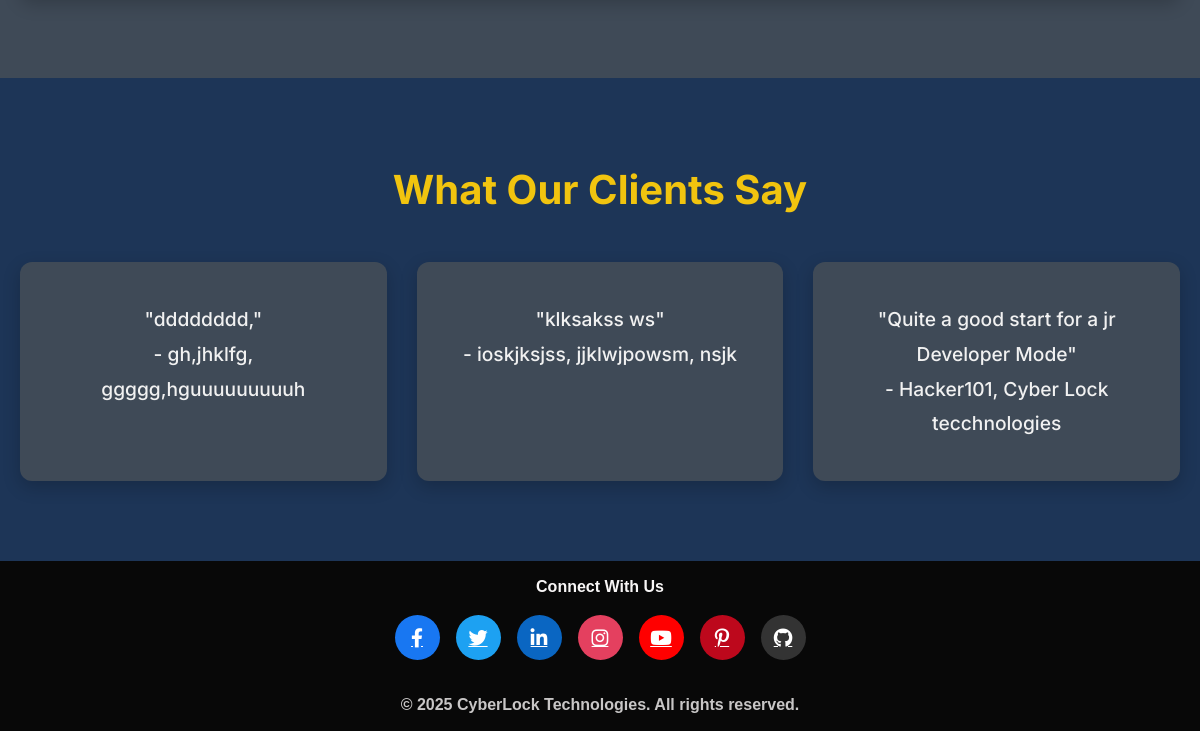
The app's page / (lower part), older data.
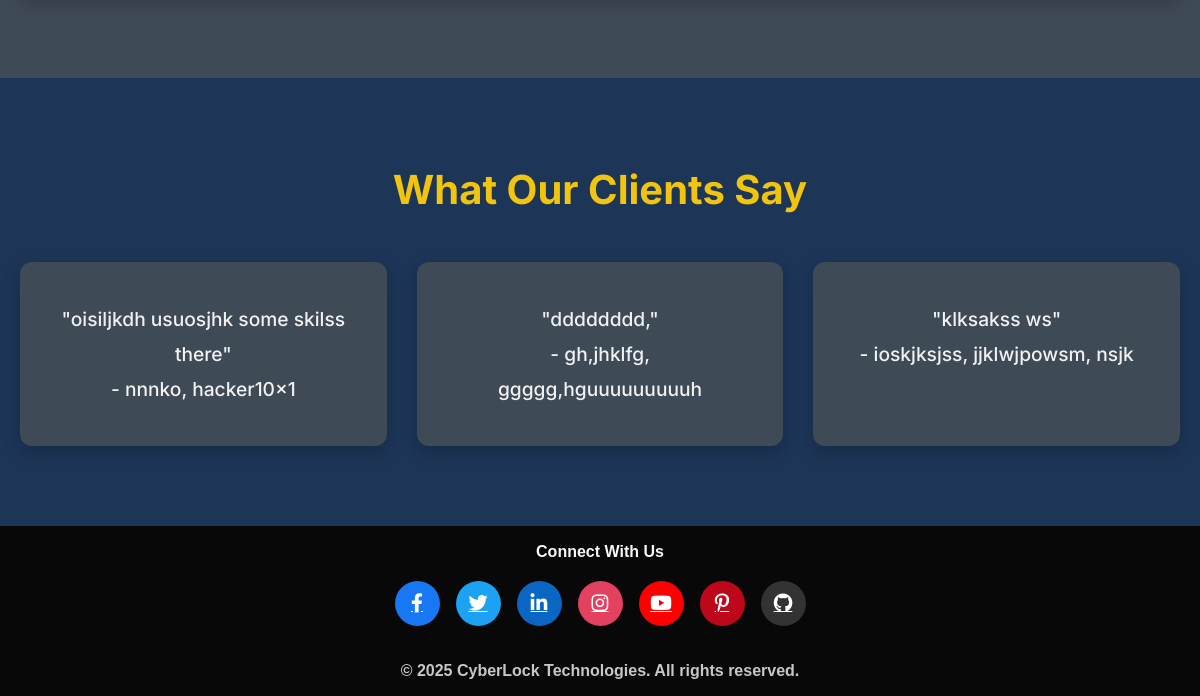
The same page, newer data.
### coreapp/models.py (models this page shows, shortened)
class Testimonial(models.Model):
    name = models.CharField(max_length=100)
    company = models.CharField(max_length=100, blank=True)
    feedback = models.TextField()
    rating = models.PositiveIntegerField()  # Rating from 1 to 5
    profile_picture = models.ImageField(upload_to='testimonial_pictures/', blank=True)
    published_date = models.DateField(auto_now_add=True)
    class Meta:
        ordering = ['-published_date']
        verbose_name = "Testimonial"
        verbose_name_plural = "Testimonials"

### coreapp/views.py (the view)
# urls.py: path('', views.home, name='home'),
def home(request):
    services = Service.objects.filter(is_active=True)[:4]  # Get the latest 3 services
    projects = Project.objects.all()[:4]  # Get the latest 3 projects
    blog_posts = BlogPost.objects.all().order_by('-published_date')[:4]  # Get the latest 3 blog posts
    testimonials = Testimonial.objects.all()[:3]  # Get the latest 3 testimonials
    context = {
        'services': services,
        'projects': projects,
        'blog_posts': blog_posts,
        'testimonials': testimonials,
    }
    return render(request, 'home.html', context)

### templates/home.html (shortened to what this page needs)
{% extends "base.html" %}
{% load static %}
{% block content %}
<head>
    <link rel="stylesheet" href="{% static 'css/home.css' %}">
    <link href="https://cdn.jsdelivr.net/npm/bootstrap-icons/font/bootstrap-icons.css" rel="stylesheet">
</head>
<section class="portfolio">
    <div class="container">
        <div class="row">
            {% for project in projects %}
                <div class="card">
                    <div class="card-body">
                        <p class="card-text">{{ project.description|safe|truncatewords:30 }}</p>
                    </div>
                </div>
            {% endfor %}
        </div>
    </div>
</section>
<section class="blog">
</section>
<section class="testimonials">
    <div class="container">
        <h2>What Our Clients Say</h2>
        <div class="row">
            {% for testimonial in testimonials %}
                <div class="card">
                    <div class="card-body">
                        <p class="card-text">"{{ testimonial.feedback }}"</p>
                        <p class="text-muted">- {{ testimonial.name }}, {{ testimonial.company }}</p>
                    </div>
                </div>
            {% endfor %}
        </div>
    </div>
</section>
{% endblock %}

Row changes from the older to the newer data that the page shows:
no longer on this page (row unchanged): Testimonial: feedback "Quite a good start for a jr Developer Mode", name "Hacker101", company "Cyber Lock tecchnologies"
added Testimonial: feedback "oisiljkdh usuosjhk some skilss there", name "nnnko", company "hacker10x1"
